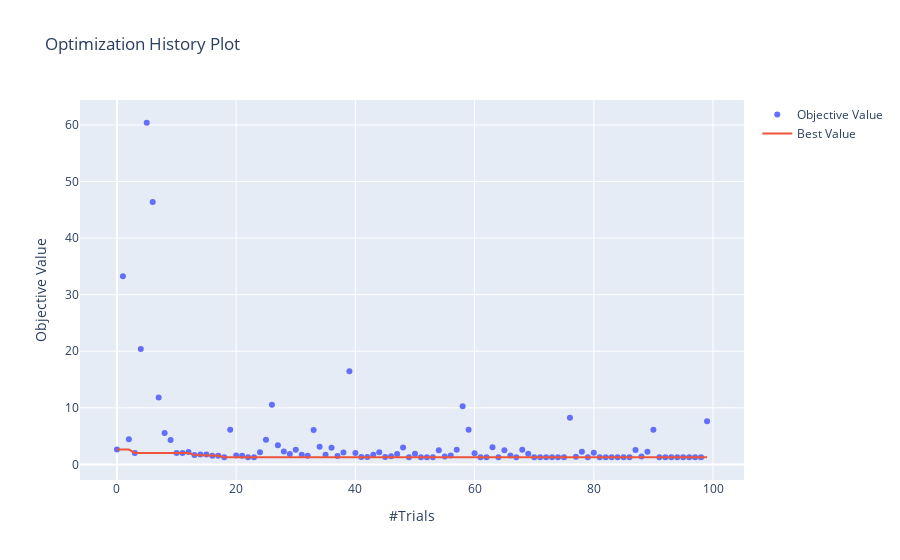

Write notebook code for a chart like this one.
### Code cell
# Visualising the optimizsation history. It shows how (Optuna's) Error decreased over time.
# https://optuna.readthedocs.io/en/stable/reference/visualization/generated/optuna.visualization.plot_optimization_history.html#optuna.visualization.plot_optimization_history
from optuna.visualization import plot_optimization_history
plot_optimization_history(study)
